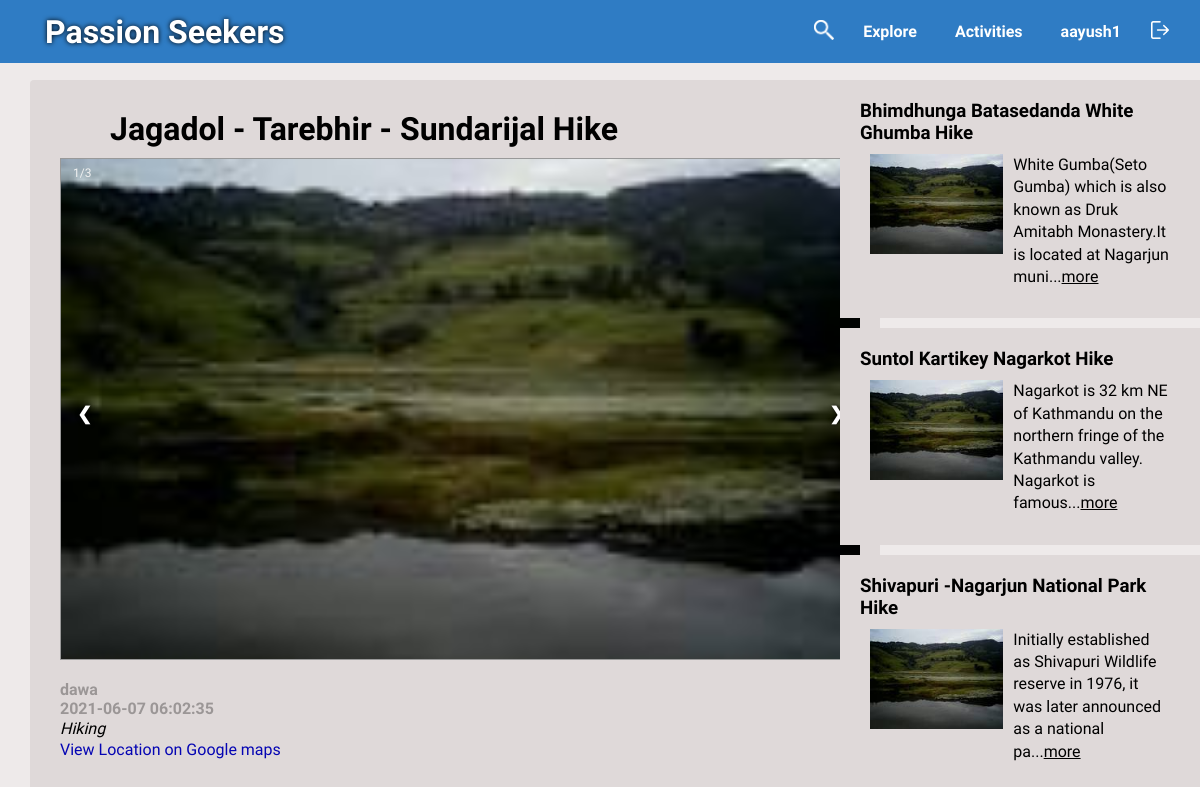
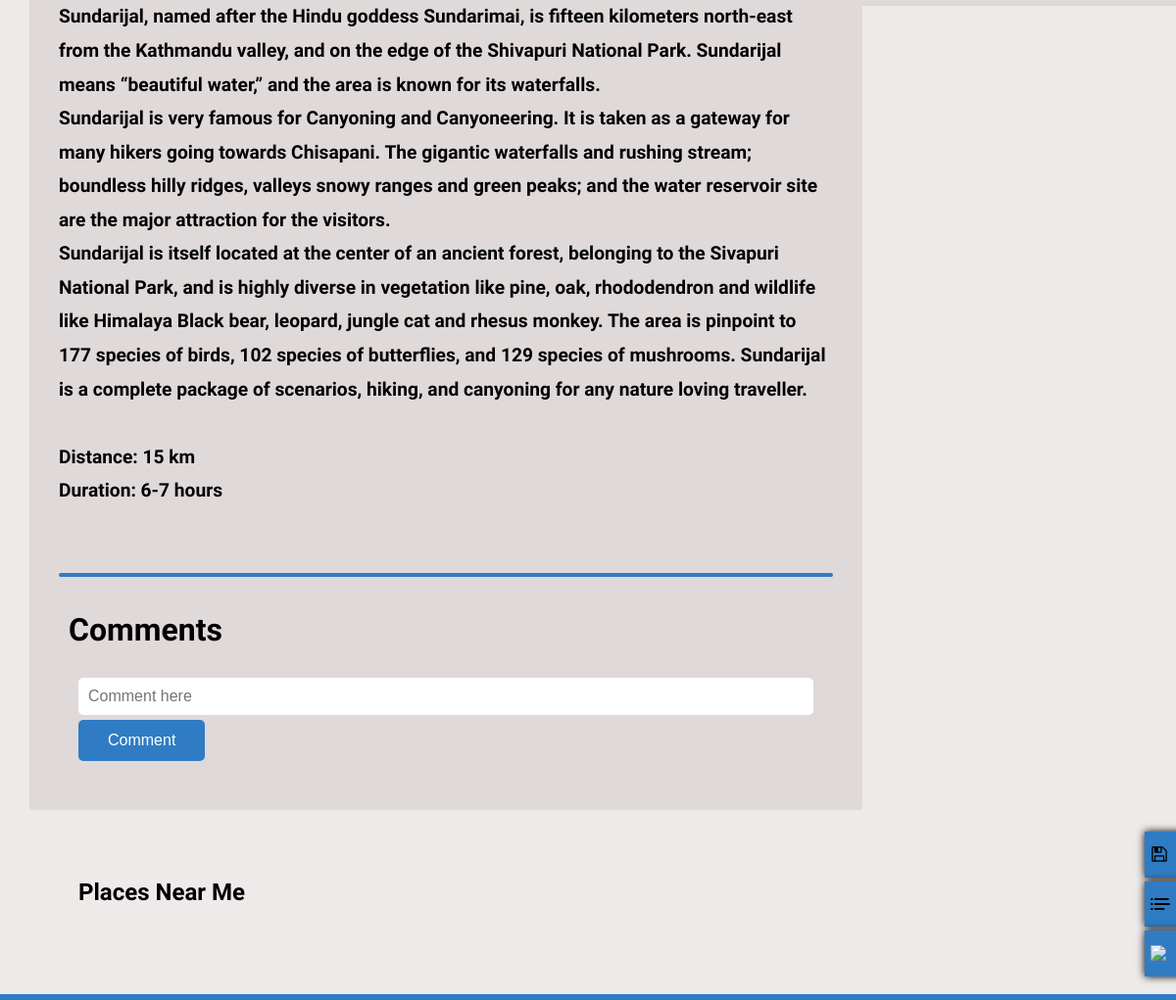
/individualPage.php?id=126 (signed in), run on the app's committed database (2 pictures, top to bottom).
### tables this page shows
CREATE TABLE `tbl_location` (
  `id` int NOT NULL,
  `title` varchar(50) NOT NULL,
  `description` text NOT NULL,
  `type_of_activity` varchar(50) NOT NULL,
  `admin_id` int NOT NULL,
  `lattitude` decimal(22,20) NOT NULL,
  `longitude` decimal(22,20) NOT NULL,
  `status` tinyint(1) NOT NULL DEFAULT '1',
  `created_at` timestamp NOT NULL DEFAULT CURRENT_TIMESTAMP,
  `updated_at` timestamp NULL DEFAULT NULL
);

CREATE TABLE `tbl_images` (
  `id` int NOT NULL,
  `image` varchar(100) NOT NULL,
  `location_id` int NOT NULL,
  `status` tinyint(1) NOT NULL DEFAULT '1',
  `created_at` timestamp NOT NULL DEFAULT CURRENT_TIMESTAMP,
  `updated_at` timestamp NULL DEFAULT NULL
);

### __connection.php (called while the page is built, shortened)
<?php
function mysqlGetPost($id, $admin = false)
{
  $query = "SELECT
              l.id,l.title,
              l.description,
              a.username,
              l.lattitude,
              l.longitude,
              l.type_of_activity,
              l.created_at,
              l.status,
              l.type_of_activity
            FROM
              `tbl_location` AS l ,`tbl_admins` AS a
            WHERE
              l.admin_id = a.id AND l.id=$id AND l.status=true";
  $query1 = "SELECT `image` FROM `tbl_images` WHERE location_id=$id";
  return [$query, $query1];
}
function mysqlRecentPosts($id,$count = 3)
{
  $id = isset($id)?$id:true;
  $query =
  "SELECT
    l.id,
    l.title,
    l.description,
    l.type_of_activity,
    l.status,
    i.image,
    a.username,
    l.created_at
FROM
    (
    SELECT
        *
    FROM
        `tbl_location` AS l
    WHERE
        l.`status` = 1 AND l.`id` != $id
) AS l,
(
    SELECT DISTINCTROW
        location_id,
        image AS image
    FROM
        `tbl_images`
) AS i,
`tbl_admins` AS a
WHERE
    l.id = i.location_id AND l.admin_id = a.id AND l.status = 1
ORDER BY
    l.created_at DESC
LIMIT $count";
  return $query;
}

### individualPage.php (the view, shortened to what this page needs)
<?php
require_once './__connection.php';
?>
<!DOCTYPE html>
<html lang="en">
<head>
   <link rel="stylesheet" href="./style/style.css">
   <link rel="stylesheet" href="./style/header-navigationBar.css">
   <link rel="stylesheet" href="./style/individual-page.css">
   <link rel="stylesheet" href="./style/recommendation.css">
   <link rel="stylesheet" href="./style/admin-jobs.css">
</head>
<body class="overflow__body">
   <?php
   $err = [];
   if (isset($_GET['id']) && !empty($_GET['id']) && is_numeric($_GET['id'])) {
      $id = $_GET['id'];
      $query = mysqlGetPost($_GET['id']);
      $resultForlocationInfo = $connection->query($query[0]);
      if ($resultForlocationInfo->num_rows == 1) {
         $resultForlocationImages = $connection->query($query[1]);
         $images = [];
         while ($row = $resultForlocationImages->fetch_assoc()) {
            array_push($images, $row);
         }
         $resultForlocationInfo = $resultForlocationInfo->fetch_assoc();
      } else {
         $err['post'] = "Post doesn't exists" . ($_SESSION['admin'] == true ? " for id=$id. Post might be hidden" : " ") . " !";
      }
   } else {
      $err['id'] = "Invalid id value!";
   }
   ?>
   <header>
      <?php require_once './__navigationBar.php' ?>
   </header>
   <div class="post__content__container">
      <section>
         <?php if (count($err) == 0) { ?>
            <div class="post">
               <h2 class="post__title"><?php echo $resultForlocationInfo['title'] ?></h2>
               <div class="post__image__slider">
                  <?php
                  $imageCount = count($images); ?>
                  <div class="post__image__slider__container">
                     <?php foreach ($images as $index => $image) { ?>
                        <div class="post__image__slider__container__slides fade">
                           <div class="numbertext"><?php echo $index + 1 . "/" . $imageCount ?></div>
                           <img src=<?php echo "/Passion-Seekers/images/posts//" . $image['image'] ?>>
                        </div>
                     <?php } ?>
                     <a class="prev" onclick="plusSlides(-1)">&#10094;</a>
                     <a class="next" onclick="plusSlides(1)">&#10095;</a>
                  </div>
               </div>
               <h4 class="post__created__by"><?php echo $resultForlocationInfo['username'] ?></h4>
               <h4 class="post__created__at"><?php echo $resultForlocationInfo['created_at'] ?></h4>
               <p class="post__image__slider__typeOfActivity"><?php echo $resultForlocationInfo['type_of_activity'] ?></p>
               <a href="<?php echo "https://maps.google.com/?q=" . $resultForlocationInfo['lattitude'] . "," . $resultForlocationInfo['longitude'] . "&ll=" . $resultForlocationInfo['lattitude'] . "," . $resultForlocationInfo['longitude'] . "&12z"; ?>" class="post__image__slider__location__redirect" target="_blank">View Location on Google maps</a>
               <pre>
               <p class="post__image__slider__description"><?php echo $resultForlocationInfo['description'] ?></p>
               </pre>
               <?php if (!isset($err['post'])) { ?>
                  <hr class="separator__comment">
                  <div class="individual__post__comments__section">
                     <h4 class="post__comment__title">Comments</h4>
                     <div class="post__comment__view">
                     </div>
                     <div class=" post__comment__post">
                        <form method="POST">
                           <input type="text" name="comment" placeholder="Comment here" autocomplete="off">
                           <button type="submit" name="post_comment">Comment</button>
                        </form>
                     </div>
                  </div>
            </div>
         <?php } ?>
      <?php } ?>
      </section>
      <aside>
         <div class="aside__container">
            <?php
            $queryForRecentPost = mysqlRecentPosts($id, 3);
            $resultForRecentPost = $connection->query($queryForRecentPost);
            $postForRecentPosts = [];
            while ($row = $resultForRecentPost->fetch_assoc()) {
               array_push($postForRecentPosts, $row);
            }
            ?>
            <?php foreach ($postForRecentPosts as $index => $post) { ?>
               <div class="aside__recomendation">
                  <a href="<?php echo "./individualPage.php?id=" . $post['id'] ?>">
                     <h3><?php echo $post['title'] ?></h3>
                     <div class="aside__recomendation__content">
                        <img src=<?php echo "/Passion-Seekers/images/posts//" . $post['image']; ?> alt="#">
                        <p><?php echo substr($post['description'], 0, 100) . "...<u>more</u>" ?></p>
                     </div>
                  </a>
               </div>
            <?php } ?>
         </div>
      </aside>
   </div>
   <section>
   <div class="recommendation recommendation--small">
      <h2>Places Near Me</h2>
   </div>
   </section>
   <div class="end__of__page <?php echo count($err) != 0 ? "end__of__page--fixed" : ''; ?>"></div>
</body>
</html>

### style/style.css (style rules this page uses)
* { box-sizing: border-box; padding: 0; margin: 0; }
:root { --blue: #2f7cc4; --dark-blue:#14436e; --background-color:rgb(238, 234, 234); }
body { font-family: 'Roboto Condensed',sans-serif; font-size: 1rem; background-color:var(--background-color) ; }
a { color: black; cursor: pointer; text-decoration: none; }
hr { width: 100%; margin: 20px 0; }
h2 { margin-left: 50px; }
p { line-height: 1.4; }
.recommendation>h2, .explore>h2, .activity>h2 { padding-bottom: 30px; }
.end__of__page { background-color: var(--blue); height: 6px; width: 100%; }
pre { overflow-x: auto; white-space: pre-wrap; white-space: -moz-pre-wrap; white-space: -pre-wrap; white-space: -o-pre-wrap; word-wrap: break-word; }

### style/header-navigationBar.css (style rules this page uses)
header { max-width: 100vw; }

### style/individual-page.css (style rules this page uses)
:root { --background-color-dark: rgb(223, 217, 217); }
.post { background: var(--background-color-dark); border-radius: 4px; display: inline-block; margin: 80px auto 0px 30px; padding: 30px; max-width: 850px; }
.post__title { margin-bottom: 10px; font-size: 2rem; }
.post__created__by { margin-top: 10px; text-transform: lowercase; opacity: 0.3; }
.post__created__at { opacity: 0.3; text-transform: lowercase; }
.post__image__slider__typeOfActivity { font-style: italic; }
.post__image__slider__description { font-family: 'Roboto Condensed', sans-serif; font-size: 1.2rem; font-weight: 600; line-height: 1.8; margin: 10px 0; width: 100%; overflow: hidden; }
.post__image__slider__location__redirect { color: rgb(5, 5, 179); }
.post__image__slider { display: block; margin-bottom: 20px; overflow: hidden; position: relative; width: 800px; }
.post__image__slider__container { border: solid #999 1px; }
.post__image__slider__container__slides { display: none; height: 500px; width: 800px; }
.post__image__slider__container__slides img { height: 100%; object-fit: cover; vertical-align: middle; width: 100%; }
.prev, .next { border-radius: 0 3px 3px 0; cursor: pointer; color: white; position: absolute; font-weight: bold; font-size: 18px; margin-top: -22px; padding: 16px; top: 50%; text-shadow: 0px 0px 4px #000; user-select: none; transition: 0.6s ease; width: auto; }
.next { right: 0; border-radius: 3px 0 0 3px; }
.numbertext { color: #f2f2f2; font-size: 12px; padding: 8px 12px; position: absolute; top: 0; }
.fade { -webkit-animation-name: fade; -webkit-animation-duration: 1.5s; animation-name: fade; animation-duration: 1.5s; }
.post__content__container { display: flex; position: relative; }
aside { display: block; position: absolute; top: 0; right: 0; margin-top: 70px; overflow: hidden; width: 30vw; height: 100vh; z-index: 1; }
.aside__container { position: fixed; }
.aside__recomendation { background: var(--background-color-dark); padding: 20px; margin-top: 10px; }
.aside__recomendation__content { display: flex; flex-direction: row; padding: 10px; }
.aside__recomendation__content img { display: block; object-fit: cover; resize: none; height: 100px; width: 140px; }
.aside__recomendation__content p { display: inline; padding-left: 10px; }
.separator__comment { border: var(--blue) solid 2px; border-radius: 2px; margin-bottom: 25px; }
.individual__post__comments__section { border-radius: 5px; display: flex; flex-direction: column; padding: 10px; }
.post__comment__title { font-size: 2rem; }
.post__comment__view { padding: 10px; }
.post__comment__post { width: 100%; }
.post__comment__post { padding: 10px; }
.post__comment__post input { border: none; border-radius: 5px; display: block; font-size: 1rem; padding: 10px; margin-bottom: 5px; width: 100%; }
.post__comment__post button { border: none; border-radius: 5px; background: var(--blue); cursor: pointer; color: white; display: block; font-size: 1rem; font-size: 800; padding: 12px 30px; transition: all ease 0.3s; }

### style/recommendation.css (style rules this page uses)
.recommendation--small { width: 850px; margin-top: 70px; margin-bottom: 60px; margin-left: 30px; }

### data on the page
tbl_location: title "Jagadol - Tarebhir - Sundarijal Hike", admin.username "dawa", created_at "2021-06-07 06:02:35", type_of_activity "Hiking", description "Sundarijal, named after the Hindu goddess Sundarimai, is fifteen kilometers north-east from the Kathmandu valley, and on the edge of the Shivapuri National Park. Sundarijal means “beautiful water,” and the area is known for its waterfalls. Sundarijal is very famous for Canyoning and Canyoneering. It is taken as a gateway for many hikers going towards Chisapani. The gigantic waterfalls and rushing stream; boundless hilly ridges, valleys snowy ranges and green peaks; and the water reservoir site are the major attraction for the visitors. Sundarijal is itself located at the center of an ancient forest, belonging to the Sivapuri National Park, and is highly diverse in vegetation like pine, oak,…"
tbl_images: image (picture)

### other printed values
$_SESSION['username'] "aayush1"
$post['title'] "Bhimdhunga Batasedanda White Ghumba Hike"
substr($post['description'], 0, 100) "White Gumba(Seto Gumba) which is also known as Druk Amitabh Monastery.It is located at Nagarjun muni"
$post['title'] "Suntol Kartikey Nagarkot Hike"
substr($post['description'], 0, 100) "Nagarkot is 32 km NE of Kathmandu on the northern fringe of the Kathmandu valley. Nagarkot is famous"
$post['title'] "Shivapuri -Nagarjun National Park Hike"
substr($post['description'], 0, 100) "Initially established as Shivapuri Wildlife reserve in 1976, it was later announced as a national pa"
